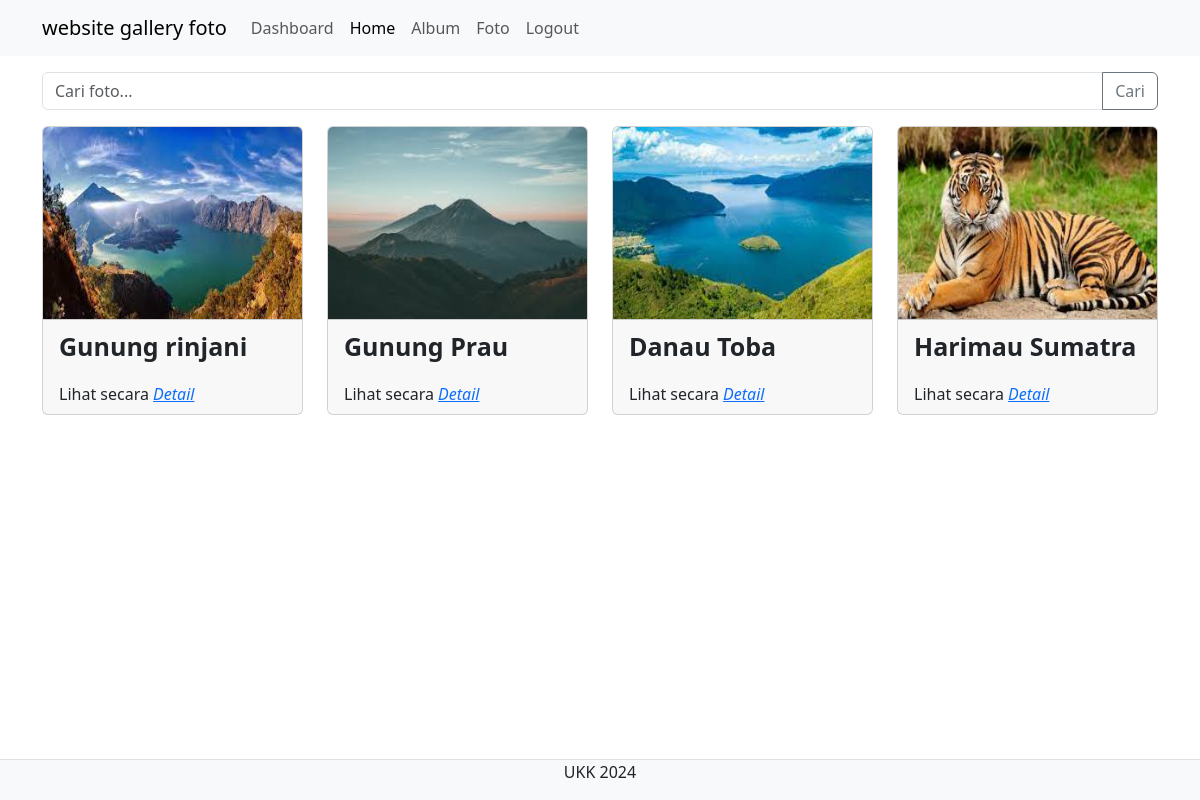
/home.php (signed in), run on the app's committed database.
### tables this page shows
CREATE TABLE `foto` (
  `fotoid` int(11) NOT NULL,
  `judulfoto` varchar(255) NOT NULL,
  `deskripsifoto` text NOT NULL,
  `tanggalunggah` date NOT NULL,
  `lokasifile` varchar(255) NOT NULL,
  `albumid` int(11) NOT NULL,
  `userid` int(11) NOT NULL
);

### home.php (the view, shortened to what this page needs)
<?php
include "koneksi.php";
$userid = $_SESSION['userid'];
?>
</html>
<!DOCTYPE html>
<html lang="en">
<head>
    <link rel="stylesheet" type="text/css" href="assets/css/bootstrap.min.css">
    <link rel="stylesheet" href="https://cdnjs.cloudflare.com/ajax/libs/font-awesome/6.5.1/css/all.min.css" />
</head>
<body>
    <?php
    $page = basename($_SERVER['PHP_SELF']);
    ?>
    <nav class="navbar navbar-expand-lg bg-body-tertiary">
        <div class="container">
            <a class="navbar-brand" href="#">website gallery foto</a>
            <div class="collapse navbar-collapse" id="navbarNavAltMarkup">
                <div class="navbar-nav me-auto">
                    <?php if (!isset($_SESSION['userid'])) { ?>
                        <a href="register.php" class="btn btn-outline-primary m-1">Register</a>
                        <a href="login.php" class="btn btn-outline-primary m-1">Login</a>
                    <?php } else { ?>
                        <a class="nav-link <?= ($page == 'dashboard.php') ? 'active' : '' ?>" aria-current="page" href="dashboard.php">Dashboard</a>
                        <a class="nav-link <?= ($page == 'home.php') ? 'active' : '' ?>" aria-current="page" href="home.php">Home</a>
                        <a class="nav-link <?= ($page == 'album.php') ? 'active' : '' ?>" href="album.php">Album</a>
                        <a class="nav-link <?= ($page == 'foto.php') ? 'active' : '' ?>" href="foto.php">Foto</a>
                        <a class="nav-link" href="logout.php">Logout</a>
                    <?php } ?>
                </div>
            </div>
        </div>
    </nav>
    <div class="container mt-3">
        <form action="home.php" method="GET" class="mt-3">
            <div class="input-group mb-3">
                <input type="text" class="form-control" placeholder="Cari foto..." name="search" autocomplete="off">
                <button class="btn btn-outline-secondary" type="submit">Cari</button>
            </div>
        </form>
        <div class="row">
            <?php
            if (isset($_GET['search'])) {
                $search = $_GET['search'];
                $sql = mysqli_query($conn, "SELECT * FROM foto INNER JOIN user ON foto.userid=user.userid INNER JOIN album ON foto.albumid=album.albumid WHERE foto.userid='$userid' AND judulfoto LIKE '%$search%'");
            } else {
                $sql = mysqli_query($conn, "SELECT * FROM foto INNER JOIN user ON foto.userid=user.userid INNER JOIN album ON foto.albumid=album.albumid WHERE foto.userid='$userid'");
            }
            while ($data = mysqli_fetch_array($sql)) {
            ?>
                <div class="col-md-3">
                    <div class="card">
                        <img src="gambar/<?= $data['lokasifile'] ?>" class="card-img-top" title="<?php echo $data['judulfoto'] ?>" style="height: 12rem;" alt="">
                        <div class="card-footer">
                            <div>
                                <p style="font-size: 25px;"><b><?php echo $data['judulfoto'] ?></b></p>
                            </div>
                            <div>
                                Lihat secara <a href="#" type="" data-bs-toggle="modal" data-bs-target="#komentar<?php echo $data['fotoid'] ?>"><i class="" style="margin-left: px;">Detail</i></a>
                            </div>
                        </div>
                    </div>
                </div>
            <?php
            }
            ?>
        </div>
    </div>
    <footer class="d-flex justify-content-center border-top mt-3 bg-light fixed-bottom">
        <p>UKK 2024</p>
    </footer>
</body>
</html>

### data on the page
foto: lokasifile (picture), judulfoto "Gunung rinjani"
foto: lokasifile+judulfoto (picture), judulfoto "Gunung Prau"
foto: lokasifile+judulfoto (picture), judulfoto "Danau Toba"
foto: lokasifile (picture), judulfoto "Harimau Sumatra"
